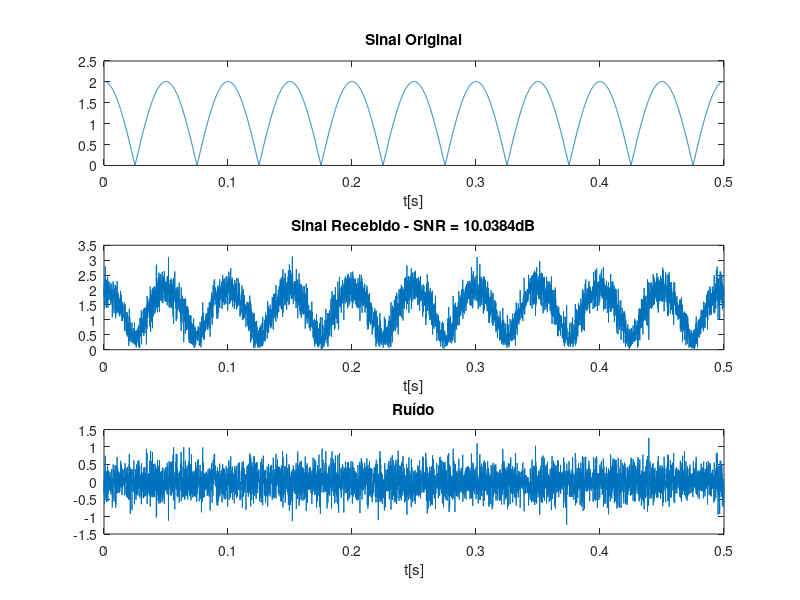

The MATLAB script that drew this image:
% %Estimar SNR de sinais recebidos com ruido
% %Tenho informações do sinal enviado (Am,fm) -> consigo encontrar a potencia
% %do sinal enviado
% %Calculo a potencia do sinal recebido (y=x+n)
% % n=y-x ...
% 
% clear all; clc; close all;
% load('Pratica_08_sinal_real.mat')
% N=length(y);
% t=0:1/fs:(N-1)/fs;   
% x_orig=Am*cos(2*pi*fm*t); %Sinal original
% %Calcular Potência do Sinal Original:
% Px = sum(abs(x_orig).^2)/N;
% %O sinal y corresponde a y=x+n -> n=y-x
% n=y-x_orig;
% %Potencia do ruido n:
% Pn=sum(abs(n).^2)/N;
% %Determinando SNR:
% SNR=Px/Pn;
% SNR_dB=10*log10(SNR);
% %%
% %Plotagens
% figure(1)
% subplot(3,1,1);
% plot(t,x_orig);
% title('Sinal Original');
% xlabel('t[s]');
% subplot(3,1,2);
% plot(t,y);
% title(['Sinal Recebido - SNR = ' num2str(SNR_dB) 'dB']);
% xlabel('t[s]');
% ylim([-2 2])
% subplot(3,1,3);
% plot(t,n);
% xlabel('t[s]');
% title('Ruído');
% 
%Estimar SNR de sinais recebidos com ruido
%Tenho informações do sinal enviado (Am,fm) -> consigo encontrar a potencia
%do sinal enviado
%Calculo a potencia do sinal recebido (y=x+n)
% n=y-x ...

clear all; clc; close all;
load('Pratica_08_sinal_complexo.mat')
N=length(y);
t=0:1/fs:(N-1)/fs;   
x_orig=Ar*cos(2*pi*fm*t)+1i*Ai*cos(2*pi*fm*t); %Sinal original
%Calcular Potência do Sinal Olriginal:
Px = sum(abs(x_orig).^2)/N;
%O sinal y corresponde a y=x+n -> n=y-x
n=y-x_orig;
%Potencia do ruido n:
Pn=sum(abs(n).^2)/N;
%Determinando SNR:
SNR=Px/Pn;
SNR_dB=10*log10(SNR);
%%
%Plotagens
figure(1)
subplot(3,1,1);
plot(t,abs(x_orig));
title('Sinal Original');
xlabel('t[s]');
subplot(3,1,2);
plot(t,abs(y));
title(['Sinal Recebido - SNR = ' num2str(SNR_dB) 'dB']);
xlabel('t[s]');
%ylim([-2 2])
subplot(3,1,3);
plot(t,n);
xlabel('t[s]');
title('Ruído');


